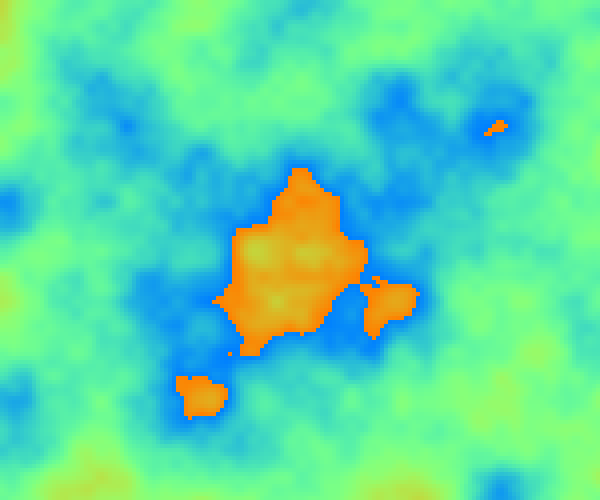
Frame 1 (no input)
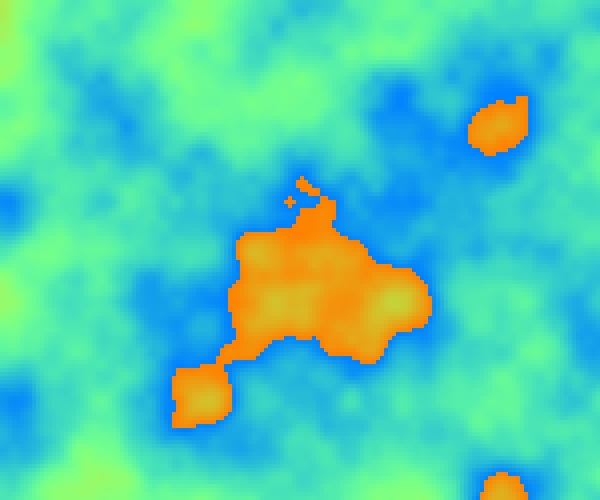
Frame 60 (no input)
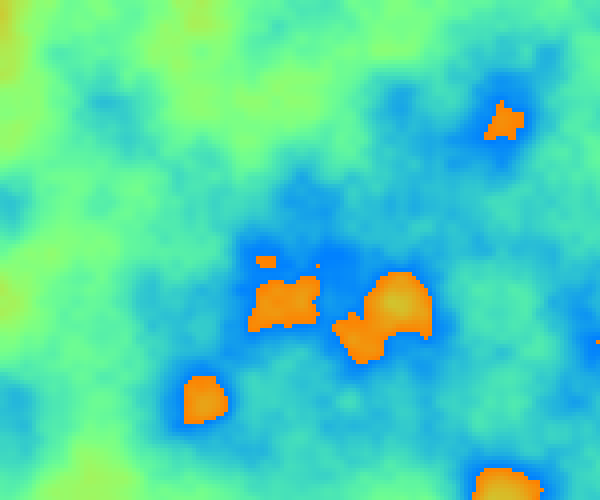
Frame 120 (the mouse pressed at the canvas centre since frame 60)

The p5.js sketch that drew these frames (run headless with seeded random() and noise() and a simulated clock; from frame 60 on, the mouse is pressed at the canvas centre):

// p5.js sketch
// ── sketch.js
let time = 0;
let cx, cy, radius;
let directionX = 1;
let directionY = 1;
let radiusDirection = 1;
let resolution = 4; // Adjust this value to control the resolution
let xFactor = 0.01;
let yFactor = 0.01;

function setup() {
  createCanvas(windowWidth / 2, windowHeight / 2);
  noStroke();
  cx = width / 2;
  cy = height / 2;
  radius = min(width, height) / 3;
  frameRate(30); // Limiting the frame rate to reduce CPU usage
  //xFactor = random(0.01, 1);
  //yFactor = random(0.01, 1);
}

function draw() {
  cx += directionX;
  cy += directionY;
  radius += radiusDirection;

  if (cx > width || cx < 0) directionX *= -1;
  if (cy > height || cy < 0) directionY *= -1;
  if (radius > min(width, height) / 2 || radius < min(width, height) / 10) radiusDirection *= -1;

  loadPixels();

  for (let y = 0; y < height; y += resolution) {
    for (let x = 0; x < width; x += resolution) {
      let dist = sdfCircle(x, y, cx, cy, radius);
      let colorValue = map(dist, -radius, radius, 0, 1);
      colorValue = (colorValue + noise(x * xFactor, y * yFactor, time)) % 1;
      let col = color(255 * colorValue, 128 + 127 * sin(PI * colorValue), 255 * (1 - colorValue));

      for (let dy = 0; dy < resolution; dy++) {
        for (let dx = 0; dx < resolution; dx++) {
          if (x + dx < width && y + dy < height) {
            set(x + dx, y + dy, col);
          }
        }
      }
    }
  }

  updatePixels();
  time += 0.001;
}

function sdfCircle(x, y, cx, cy, radius) {
  let dx = x - cx;
  let dy = y - cy;
  return sqrt(dx * dx + dy * dy) / 2;
}

function windowResized() {
  resizeCanvas(windowWidth / 2, windowHeight / 2);
}

// ── style.css
.sketch-29-2024 {
    margin: 0;
    background-color: lightgrey;
    display: flex;
    justify-content: center;
    align-items: center;
}

.sketch-29-2024 canvas {
    position: fixed;
    top: 50%;
    left: 50%;
    transform: translate(-50%, -50%);
}
